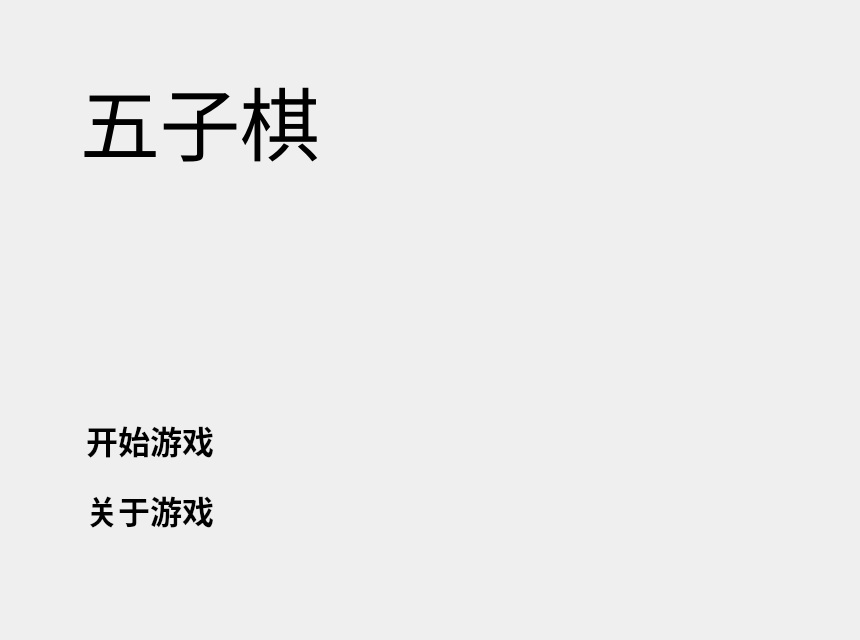
<?xml version="1.0" encoding="UTF-8"?>
<ui version="4.0">
 <class>MainWindow</class>
 <widget class="QMainWindow" name="MainWindow">
  <property name="geometry">
   <rect>
    <x>0</x>
    <y>0</y>
    <width>860</width>
    <height>640</height>
   </rect>
  </property>
  <property name="minimumSize">
   <size>
    <width>860</width>
    <height>640</height>
   </size>
  </property>
  <property name="maximumSize">
   <size>
    <width>860</width>
    <height>640</height>
   </size>
  </property>
  <property name="windowTitle">
   <string>五子棋</string>
  </property>
  <property name="windowIcon">
   <iconset resource="resource.qrc">
    <normaloff>:/image/image/gobang.ico</normaloff>:/image/image/gobang.ico</iconset>
  </property>
  <widget class="QWidget" name="centralWidget">
   <widget class="QLabel" name="label">
    <property name="geometry">
     <rect>
      <x>0</x>
      <y>0</y>
      <width>860</width>
      <height>640</height>
     </rect>
    </property>
    <property name="layoutDirection">
     <enum>Qt::LeftToRight</enum>
    </property>
    <property name="autoFillBackground">
     <bool>false</bool>
    </property>
    <property name="frameShape">
     <enum>QFrame::NoFrame</enum>
    </property>
    <property name="text">
     <string/>
    </property>
    <property name="pixmap">
     <pixmap resource="resource.qrc">:/image/image/banner.jpg</pixmap>
    </property>
    <property name="scaledContents">
     <bool>true</bool>
    </property>
   </widget>
   <widget class="QPushButton" name="btnComputer">
    <property name="geometry">
     <rect>
      <x>60</x>
      <y>420</y>
      <width>180</width>
      <height>40</height>
     </rect>
    </property>
    <property name="minimumSize">
     <size>
      <width>180</width>
      <height>40</height>
     </size>
    </property>
    <property name="font">
     <font>
      <family>华文行楷</family>
      <pointsize>24</pointsize>
      <weight>75</weight>
      <bold>true</bold>
     </font>
    </property>
    <property name="text">
     <string>开始游戏</string>
    </property>
    <property name="flat">
     <bool>true</bool>
    </property>
   </widget>
   <widget class="QPushButton" name="btnAbout">
    <property name="geometry">
     <rect>
      <x>60</x>
      <y>490</y>
      <width>180</width>
      <height>40</height>
     </rect>
    </property>
    <property name="minimumSize">
     <size>
      <width>180</width>
      <height>40</height>
     </size>
    </property>
    <property name="font">
     <font>
      <family>华文行楷</family>
      <pointsize>24</pointsize>
      <weight>75</weight>
      <bold>true</bold>
     </font>
    </property>
    <property name="text">
     <string>关于游戏</string>
    </property>
    <property name="flat">
     <bool>true</bool>
    </property>
   </widget>
   <widget class="QLabel" name="label_2">
    <property name="geometry">
     <rect>
      <x>80</x>
      <y>50</y>
      <width>311</width>
      <height>141</height>
     </rect>
    </property>
    <property name="font">
     <font>
      <family>华文行楷</family>
      <pointsize>60</pointsize>
      <weight>50</weight>
      <bold>false</bold>
     </font>
    </property>
    <property name="layoutDirection">
     <enum>Qt::LeftToRight</enum>
    </property>
    <property name="text">
     <string>五子棋</string>
    </property>
   </widget>
  </widget>
 </widget>
 <layoutdefault spacing="6" margin="11"/>
 <resources>
  <include location="resource.qrc"/>
 </resources>
 <connections/>
</ui>
